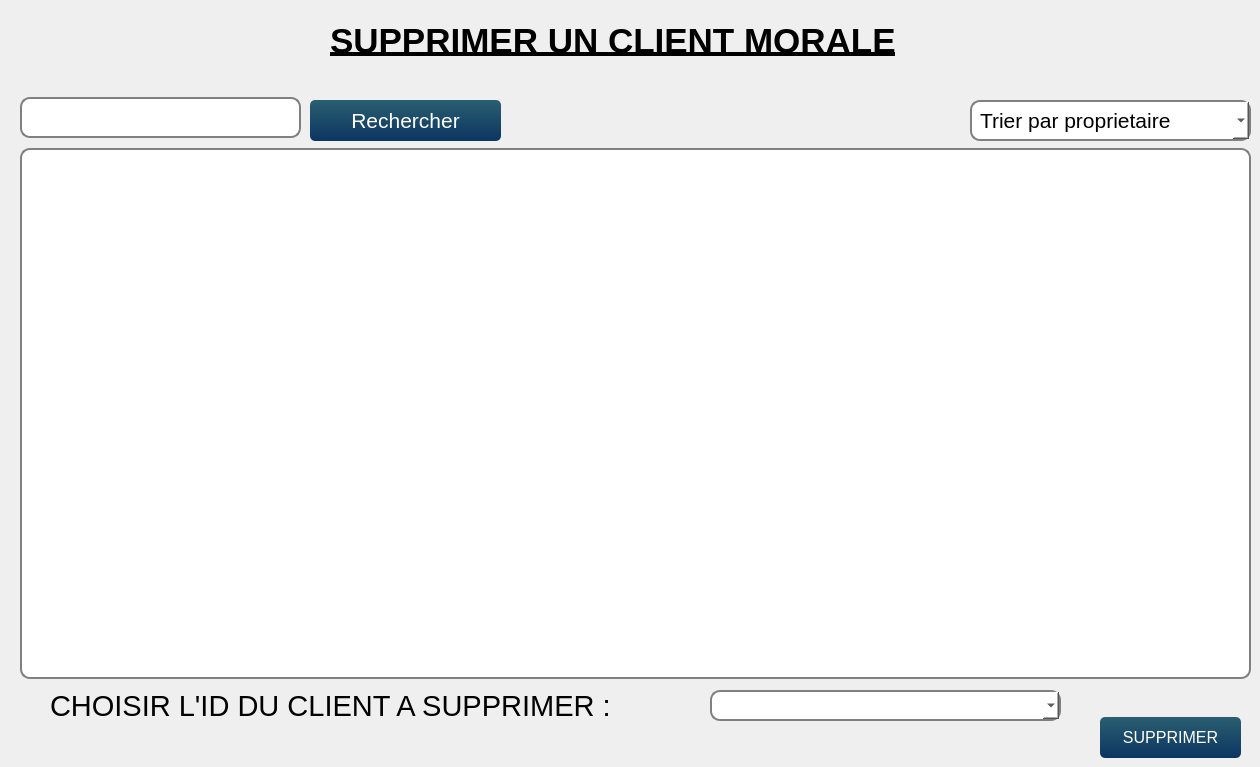
       <widget class="QWidget" name="supprimer_2">
        <widget class="QLabel" name="cin_15">
         <property name="geometry">
          <rect>
           <x>50</x>
           <y>680</y>
           <width>661</width>
           <height>51</height>
          </rect>
         </property>
         <property name="font">
          <font>
           <family>Yu Gothic UI</family>
           <pointsize>22</pointsize>
           <weight>50</weight>
           <bold>false</bold>
          </font>
         </property>
         <property name="text">
          <string>CHOISIR L'ID DU CLIENT A SUPPRIMER :</string>
         </property>
        </widget>
        <widget class="QPushButton" name="pushButton_14">
         <property name="geometry">
          <rect>
           <x>1100</x>
           <y>717</y>
           <width>141</width>
           <height>41</height>
          </rect>
         </property>
         <property name="font">
          <font>
           <family>Helvetica</family>
           <pointsize>12</pointsize>
          </font>
         </property>
         <property name="styleSheet">
          <string notr="true">QPushButton{
	background-color: qlineargradient(spread:pad, x1:1, y1:0, x2:1, y2:1, stop:0 rgba(42, 95, 113, 255),stop:1 rgba(12, 53, 97, 255));
	color: #fff;
	border: 0px;
	border-radius: 5px;
	padding: 5px;
}

QPushButton::hover
{
	background-color: qlineargradient(spread:pad, x1:1, y1:0, x2:1, y2:1, stop:0 rgba(167, 214, 50, 255),stop:1 rgba(98, 169, 67, 255));
	color: #fff;

}
QPushButton::pressed
{
	background-color: qlineargradient(spread:pad, x1:1, y1:0, x2:1, y2:1, stop:0 rgba(147, 194, 30, 255),stop:1 rgba(78, 149, 47, 255));
	color: #fff;
	border: 0px;
	border-radius: 5px;
	padding: 5px;

}</string>
         </property>
         <property name="text">
          <string>SUPPRIMER</string>
         </property>
        </widget>
        <widget class="QLabel" name="label_17">
         <property name="geometry">
          <rect>
           <x>330</x>
           <y>-10</y>
           <width>731</width>
           <height>101</height>
          </rect>
         </property>
         <property name="font">
          <font>
           <family>Helvetica</family>
           <pointsize>26</pointsize>
           <weight>75</weight>
           <bold>true</bold>
           <underline>true</underline>
          </font>
         </property>
         <property name="text">
          <string>SUPPRIMER UN CLIENT MORALE</string>
         </property>
        </widget>
        <widget class="QComboBox" name="combo">
         <property name="geometry">
          <rect>
           <x>710</x>
           <y>690</y>
           <width>351</width>
           <height>31</height>
          </rect>
         </property>
         <property name="font">
          <font>
           <pointsize>14</pointsize>
           <weight>50</weight>
           <italic>false</italic>
           <bold>false</bold>
          </font>
         </property>
         <property name="styleSheet">
          <string notr="true">background-color: rgb(255, 255, 255);

    border: 2px solid gray;
    border-radius: 10px;
    padding: 0 8px;
    selection-background-color: darkgray;</string>
         </property>
        </widget>
        <widget class="QTableView" name="tableView_7">
         <property name="geometry">
          <rect>
           <x>20</x>
           <y>148</y>
           <width>1231</width>
           <height>531</height>
          </rect>
         </property>
         <property name="font">
          <font>
           <pointsize>20</pointsize>
          </font>
         </property>
         <property name="styleSheet">
          <string notr="true">background-color: rgb(255, 255, 255);

    border: 2px solid gray;
    border-radius: 10px;
    padding: 0 8px;
    selection-background-color: darkgray;</string>
         </property>
        </widget>
        <widget class="QLineEdit" name="lineEdit_25">
         <property name="geometry">
          <rect>
           <x>20</x>
           <y>97</y>
           <width>281</width>
           <height>41</height>
          </rect>
         </property>
         <property name="styleSheet">
          <string notr="true">background-color: rgb(255, 255, 255);

    border: 2px solid gray;
    border-radius: 10px;
    padding: 0 8px;
    selection-background-color: darkgray;</string>
         </property>
        </widget>
        <widget class="QComboBox" name="comboBox_19">
         <property name="geometry">
          <rect>
           <x>970</x>
           <y>100</y>
           <width>281</width>
           <height>41</height>
          </rect>
         </property>
         <property name="font">
          <font>
           <family>Helvetica</family>
           <pointsize>16</pointsize>
          </font>
         </property>
         <property name="layoutDirection">
          <enum>Qt::LeftToRight</enum>
         </property>
         <property name="styleSheet">
          <string notr="true">background-color: rgb(255, 255, 255);

    border: 2px solid gray;
    border-radius: 10px;
    padding: 0 8px;
    selection-background-color: darkgray;</string>
         </property>
         <property name="maxVisibleItems">
          <number>3</number>
         </property>
         <property name="insertPolicy">
          <enum>QComboBox::InsertAtTop</enum>
         </property>
         <item>
          <property name="text">
           <string>Trier par proprietaire</string>
          </property>
         </item>
         <item>
          <property name="text">
           <string>Trier par id</string>
          </property>
         </item>
         <item>
          <property name="text">
           <string>Trier par nom</string>
          </property>
         </item>
        </widget>
        <widget class="QPushButton" name="pushButton_23">
         <property name="geometry">
          <rect>
           <x>310</x>
           <y>100</y>
           <width>191</width>
           <height>41</height>
          </rect>
         </property>
         <property name="font">
          <font>
           <family>Helvetica</family>
           <pointsize>16</pointsize>
          </font>
         </property>
         <property name="styleSheet">
          <string notr="true">QPushButton{
	background-color: qlineargradient(spread:pad, x1:1, y1:0, x2:1, y2:1, stop:0 rgba(42, 95, 113, 255),stop:1 rgba(12, 53, 97, 255));
	color: #fff;
	border: 0px;
	border-radius: 5px;
	padding: 5px;
}

QPushButton::hover
{
	background-color: qlineargradient(spread:pad, x1:1, y1:0, x2:1, y2:1, stop:0 rgba(167, 214, 50, 255),stop:1 rgba(98, 169, 67, 255));
	color: #fff;

}
QPushButton::pressed
{
	background-color: qlineargradient(spread:pad, x1:1, y1:0, x2:1, y2:1, stop:0 rgba(147, 194, 30, 255),stop:1 rgba(78, 149, 47, 255));
	color: #fff;
	border: 0px;
	border-radius: 5px;
	padding: 5px;

}</string>
         </property>
         <property name="text">
          <string>Rechercher</string>
         </property>
        </widget>
       </widget>
